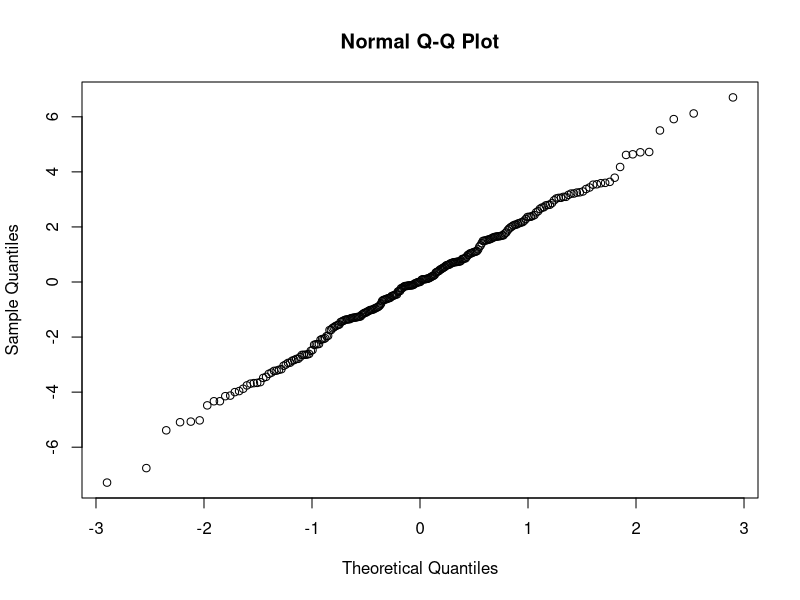
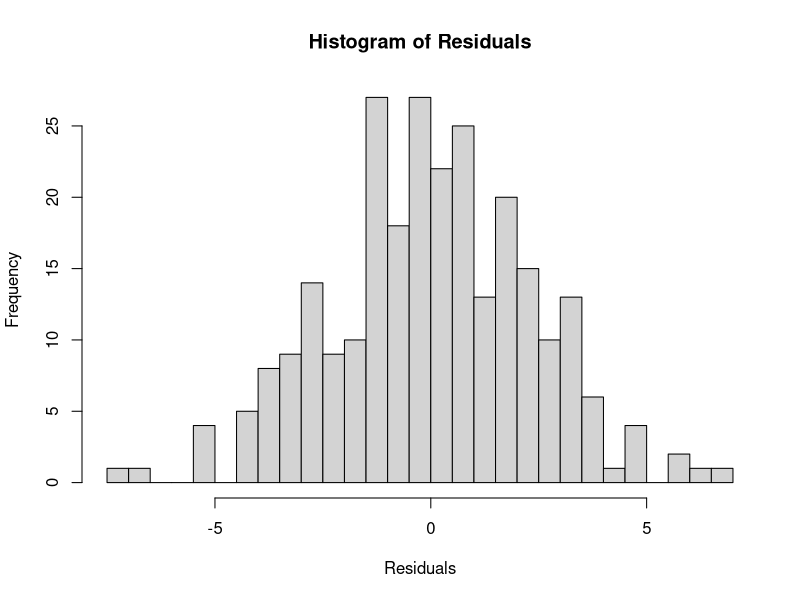
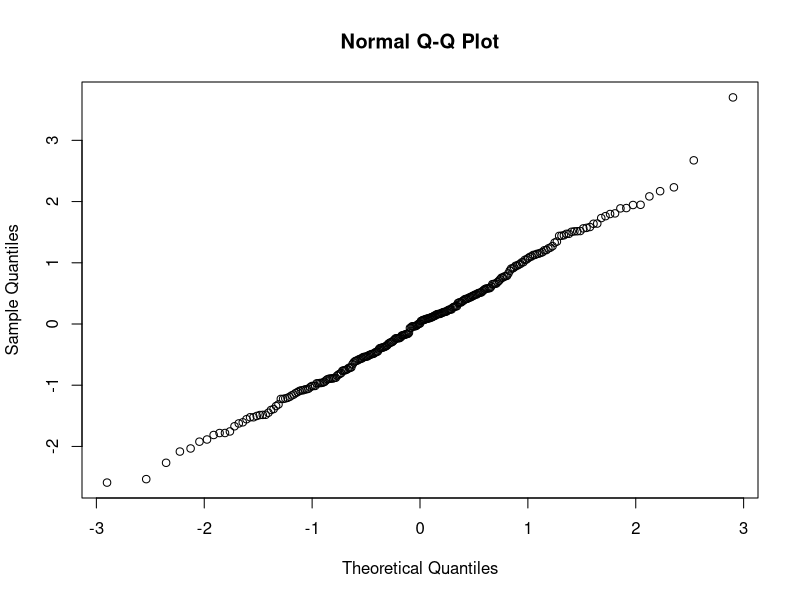
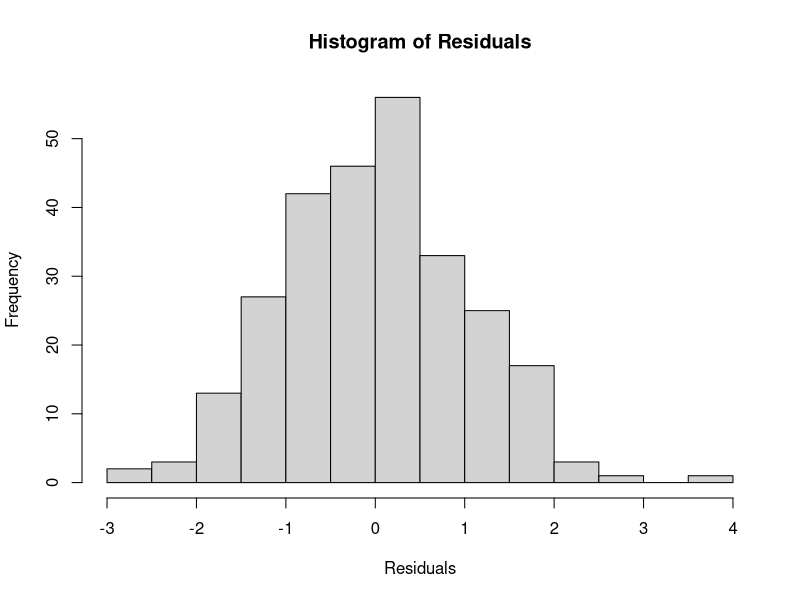
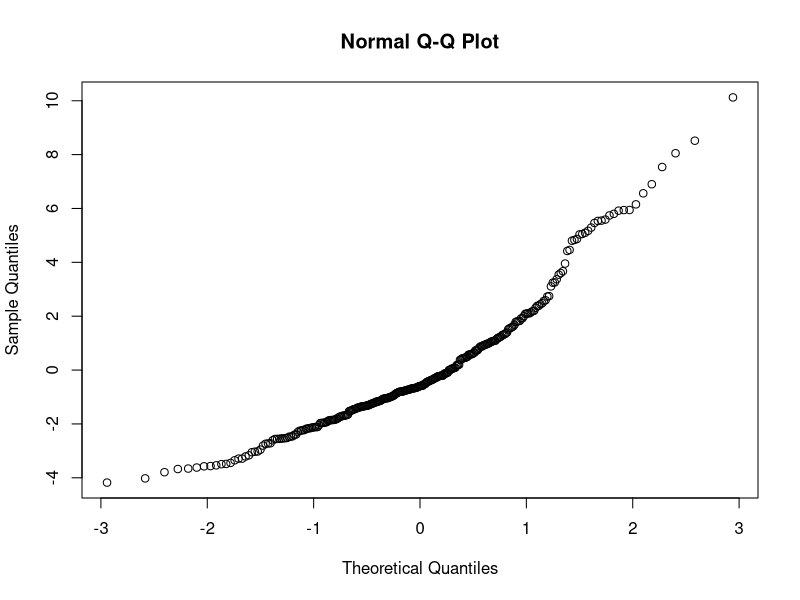
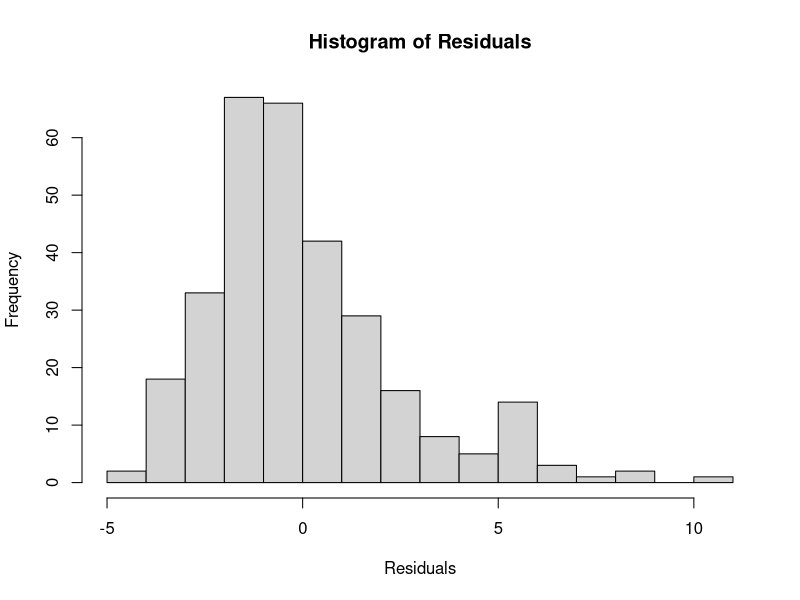
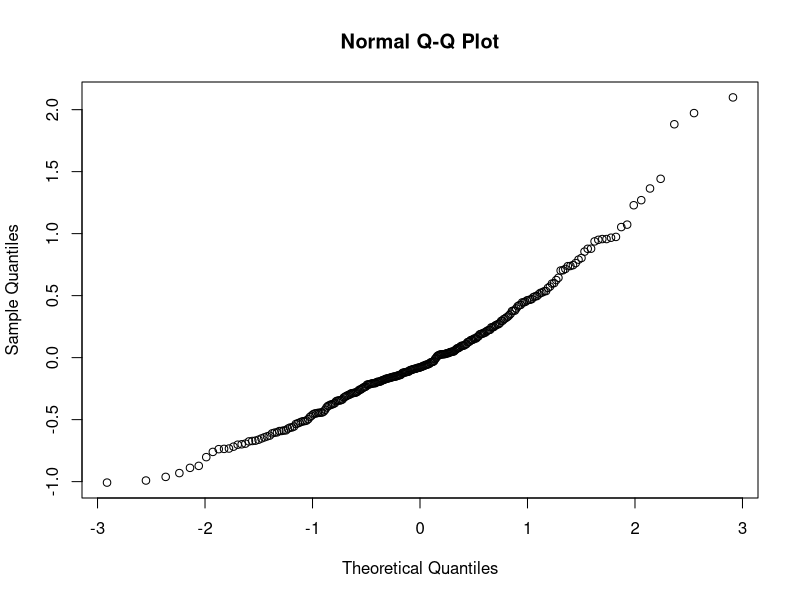
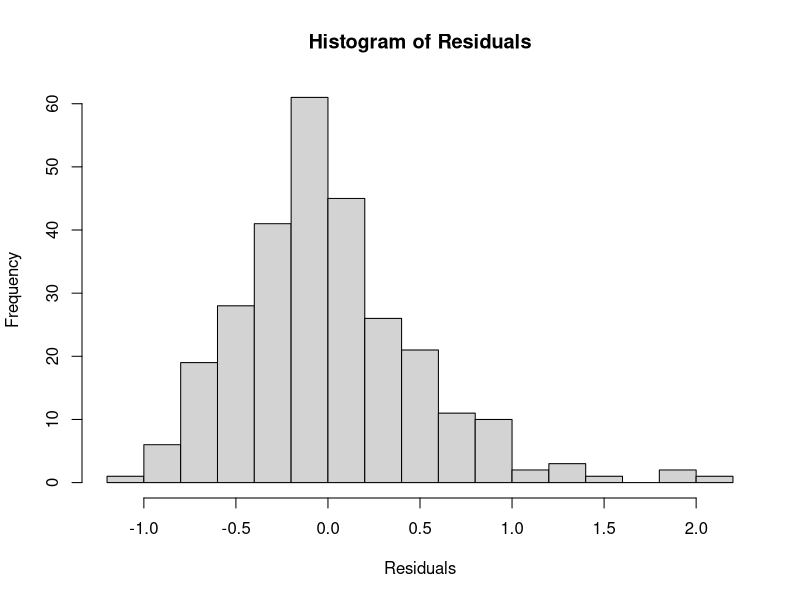

Generate these figures, in order, with R:
## ---- chunk 1
#load packages
library(lme4)
library(tidyverse)
library(lmerTest)
library(car)
## ---- chunk 2
AC_22_fit <- read_csv(here::here("data_sheets", "compiled_sheets", "AC_mastersheet_Fitness-mains_2022.csv"))

AC_22_23_full <- read_csv(here::here("data_sheets", "compiled_sheets", "AC_22_23_full.csv"))
## ---- chunk 3
# Calculate the mean surv_to_flower for each group in AC_22_23_full and add it as a new column
AC_22_23_full <- AC_22_23_full %>%
  group_by(Year, Gen, Transect, Sequence, Donor, Recipient, SegPos) %>%
  mutate(prop_surv_to_flower = mean(surv_to_flower, na.rm = TRUE)) %>%
  ungroup()  # Remove grouping

AC_prop_sample <- AC_22_23_full %>%
  select(c(Year, Gen, Transect, Sequence, Donor, Recipient, SegPos, prop_surv_to_flower))  %>%
    distinct()

AC_22_fit <- AC_22_fit %>%
  left_join(AC_prop_sample %>% select(Year, Gen, Transect, Sequence, Donor, Recipient, SegPos, prop_surv_to_flower),
            by = c("Year", "Gen", "Transect", "Sequence", "Donor", "Recipient"))

# Create the new column
AC_22_fit <- AC_22_fit %>%
  mutate(est_fitness = prop_surv_to_flower * est_fecundity)
## ---- chunk 4
#log scale traits that are highly skewed
AC_22_fit$skel_dryweight_mg_SEG <- log(AC_22_fit$skel_dryweight_mg_SEG)
AC_22_fit$est_fecundity <- sqrt(AC_22_fit$est_fecundity + 1)
AC_22_fit$SLA_SEG <- log(AC_22_fit$SLA_SEG)
AC_22_fit$est_fitness <- sqrt(AC_22_fit$est_fitness)

#mean center the traits of interest
traits <- c("corolla_diam_mm_SEG", "skel_dryweight_mg_SEG", "fl_duration", "est_fecundity", "msm_all", "SLA_SEG", "LMA_SEG", "d13C_SEG","est_fitness")

# Mean center each trait
for (trait in traits) {
  trait_mean <- mean(AC_22_fit[[trait]], na.rm = TRUE)
  AC_22_fit[[paste0(trait, "_centered")]] <- AC_22_fit[[trait]] - trait_mean
}
## ---- chunk 5
# Create the mixed model for corolla area

corolla_model <- lmer(corolla_diam_mm_SEG_centered ~ (1 | Recipient) + (1 | Donor), data = AC_22_fit)

# Check if the model is singular
isSingular(corolla_model) #TRUE, likely due to over-fitting, will not include

corolla_model_2 <- lmer(corolla_diam_mm_SEG_centered ~ (1 | Transect) + (1 | Donor), data = AC_22_fit)

rand(corolla_model_2)#including Donor and Transect as random effects significantly improves the models fit

# Extract residuals from the model
residuals <- resid(corolla_model_2)

# Q-Q plot for normality
qqnorm(residuals) #looks good


# Histogram for normality
hist(residuals, breaks = 20, main = "Histogram of Residuals", xlab = "Residuals") #normal

#use Model 2 (Donor)
## ---- chunk 6


# Create the mixed model for skeleton weight, with skeleton weight log transformed
#skel_model <- lmer((skel_dryweight_mg_SEG_centered) ~ (1 | Recipient) + (1 | Donor), data = AC_22_fit)

skel_model <- lmer((skel_dryweight_mg_SEG_centered) ~ (1 | Donor), data = AC_22_fit)

# Extract residuals from the model
residuals <- resid(skel_model)

# Q-Q plot for normality
qqnorm(residuals) #looks good


# Histogram for normality
hist(residuals, breaks = 20, main = "Histogram of Residuals", xlab = "Residuals") #normal

# Test the significance of the random effects
#rand(skel_model) #none of these random effects significantly improve the model's fit


# Create the mixed model for skeleton weight, with skeleton weight log transformed
#skel_model_2 <- lmer(log(skel_dryweight_mg_SEG_centered) ~ (1 | Recipient) + (1 | Donor), data = AC_22_fit)

# Extract residuals from the model
#residuals <- resid(skel_model_2)

# Q-Q plot for normality
#qqnorm(residuals) #looks good


# Histogram for normality
#hist(residuals, breaks = 20, main = "Histogram of Residuals", xlab = "Residuals") #normal


# Compare models using AIC, BIC, and log-likelihood
#skel_model_comparison <- data.frame(
  #Model = c("skel_model", "skel_model_2"),
  #AIC = c(AIC(skel_model), AIC(skel_model_2)),
  #BIC = c(BIC(skel_model), BIC(skel_model_2)),
 # LogLikelihood = c(logLik(skel_model), logLik(skel_model_2))
#)

# Print model comparison
#print(skel_model_comparison)

#model 2 is the best

## ---- chunk 7
# Create the mixed model for flowering duration
fl_duration_model <- lmer(fl_duration_centered ~ (1 | Recipient) + (1 | Donor), data = AC_22_fit)

# Create the mixed model for flowering duration
fl_duration_model <- lmer(fl_duration_centered ~ (1 | Donor), data = AC_22_fit)

## ---- chunk 8
# Create the mixed model for estimated fecundity, sqrt transforming estimated fecundity
#est_fecundity_model <- lmer((est_fecundity_centered) ~ (1|Transect) + (1 | Recipient) + (1 | Donor), data = AC_22_fit)

est_fecundity_model <- lmer((est_fecundity_centered) ~ (1|Transect) + (1 | Donor), data = AC_22_fit)

# Extract residuals from the model
residuals <- resid(est_fecundity_model)

# Q-Q plot for normality
qqnorm(residuals) #good enough

# Histogram for normality
hist(residuals, breaks = 20, main = "Histogram of Residuals", xlab = "Residuals") #normal-ish

# Test the significance of the random effects
rand(est_fecundity_model) #Transect random effects significantly improve the model's fit

# Create the mixed model for estimated fecundity, sqrt transforming estimated fecundity
#est_fecundity_model_2 <- lmer(sqrt(est_fecundity_centered) ~ (1 | Recipient) + (1 | Donor), data = AC_22_fit)

# Extract residuals from the model
#residuals <- resid(est_fecundity_model_2)

# Q-Q plot for normality
#qqnorm(residuals) #good enough


# Histogram for normality
#hist(residuals, breaks = 20, main = "Histogram of Residuals", xlab = "Residuals") #normal-ish

#compare models
#anova(est_fecundity_model, est_fecundity_model_2)

# Compare models using AIC, BIC, and log-likelihood
#est_fecundity_model_comparison <- data.frame(
  #Model = c("est_fecundity_model", "est_fecundity_model_2"),
  #AIC = c(AIC(est_fecundity_model), AIC(est_fecundity_model_2)),
  #BIC = c(BIC(est_fecundity_model), BIC(est_fecundity_model_2)),
  #LogLikelihood = c(logLik(est_fecundity_model), logLik(est_fecundity_model_2))
#)

# Print model comparison
#print(est_fecundity_model_comparison)

#model 2 is the best
## ---- chunk 9
# Create the mixed model for mean seed mass, log transformed mean seed mass
msm_model <- lmer((msm_all_centered) ~ (1| Transect) + (1 | Recipient) + (1 | Donor), data = AC_22_fit)

# Extract residuals from the model
residuals <- resid(msm_model)

# Q-Q plot for normality
qqnorm(residuals) #good enough

# Histogram for normality
hist(residuals, breaks = 20, main = "Histogram of Residuals", xlab = "Residuals") #normal-ish

# Test the significance of the random effects
rand(msm_model) #none of these random effects significantly improve the model's fit


# Create the mixed model for mean seed mass, log transformed mean seed mass
msm_model_2 <- lmer((msm_all_centered) ~ (1 | Recipient) + (1 | Donor), data = AC_22_fit)

# Extract residuals from the model
residuals <- resid(msm_model_2)

# Q-Q plot for normality
qqnorm(residuals) #good enough

# Histogram for normality
hist(residuals, breaks = 20, main = "Histogram of Residuals", xlab = "Residuals") #normal-ish

#compare models
anova(msm_model, msm_model_2)


# Compare models using AIC, BIC, and log-likelihood
msm_model_comparison <- data.frame(
  Model = c("msm_model", "msm_model_2"),
  AIC = c(AIC(msm_model), AIC(msm_model_2)),
  BIC = c(BIC(msm_model), BIC(msm_model_2)),
  LogLikelihood = c(logLik(msm_model), logLik(msm_model_2))
)

# Print model comparison
print(msm_model_comparison)

#model 2 is the best

## ---- chunk 10
# Create the mixed model for SLA
SLA_model <- lmer((SLA_SEG_centered) ~ (1|Transect) + (1 | Recipient) + (1 | Donor), data = AC_22_fit)

# Extract residuals from the model
residuals <- resid(SLA_model)

# Q-Q plot for normality
qqnorm(residuals) #okay.. 


# Histogram for normality
hist(residuals, breaks = 20, main = "Histogram of Residuals", xlab = "Residuals") #definitely a few outliers, but maybe okay?

# Test the significance of the random effects
rand(SLA_model) #Transect and Recipient significantly improve the models fit

##adding in transect##
# Create the mixed model for SLA
#SLA_model_2 <- lmer(log(SLA_SEG_centered) ~ (1 | Recipient) + (1 | Donor), data = AC_22_fit)

# Extract residuals from the model
#residuals <- resid(SLA_model_2)

# Q-Q plot for normality
#qqnorm(residuals) #okay.. 


# Histogram for normality
#hist(residuals, breaks = 20, main = "Histogram of Residuals", xlab = "Residuals") #definitely a few outliers, but maybe okay?


# Compare models using AIC, BIC, and log-likelihood
#SLA_model_comparison <- data.frame(
  #Model = c("SLA_model", "SLA_model_2"),
  #AIC = c(AIC(SLA_model), AIC(SLA_model_2)),
  #BIC = c(BIC(SLA_model), BIC(SLA_model_2)),
  #LogLikelihood = c(logLik(SLA_model), logLik(SLA_model_2))
#)

# Print model comparison
#print(SLA_model_comparison)

#model 1 is the best

## ---- chunk 11
# Create the mixed model for mean seed mass, log transformed mean seed mass
LMA_model <- lmer(LMA_SEG_centered ~ (1|Transect) + (1 | Recipient) + (1 | Donor), data = AC_22_fit)

LMA_model

# Extract residuals from the model
residuals <- resid(LMA_model)

# Q-Q plot for normality
qqnorm(residuals) #good


# Histogram for normality
hist(residuals, breaks = 20, main = "Histogram of Residuals", xlab = "Residuals") #normal-ish

# Test the significance of the random effects
rand(LMA_model) #Transect significantly improves the models fit


# Create the mixed model for d13C, log transformed mean seed mass
#LMA_model_2 <- lmer(LMA_SEG_centered ~ (1 | Recipient) + (1 | Donor), data = AC_22_fit)

# Extract residuals from the model
#residuals <- resid(LMA_model_2)

# Q-Q plot for normality
#qqnorm(residuals) #good enough


# Histogram for normality
#hist(residuals, breaks = 20, main = "Histogram of Residuals", xlab = "Residuals") #normal-ish

# Compare models using AIC, BIC, and log-likelihood
#LMA_model_comparison <- data.frame(
 # Model = c("LMA_model", "LMA_model_2"),
 # AIC = c(AIC(LMA_model), AIC(LMA_model_2)),
 # BIC = c(BIC(LMA_model), BIC(LMA_model_2)),
 # LogLikelihood = c(logLik(LMA_model), logLik(LMA_model_2))
#)

# Print model comparison
#print(LMA_model_comparison)

#model 1 is the best
## ---- chunk 12
# Create the mixed model for d13C, log transformed mean seed mass
d13C_model <- lmer(d13C_SEG_centered ~ (1|Transect) + (1 | Recipient) + (1 | Donor), data = AC_22_fit)

# Extract residuals from the model
residuals <- resid(d13C_model)

# Q-Q plot for normality
qqnorm(residuals) #good enough

# Histogram for normality
hist(residuals, breaks = 20, main = "Histogram of Residuals", xlab = "Residuals") #normal-ish

# Test the significance of the random effects
rand(d13C_model) #all Random effects significantly improve the models fit!


# Create the mixed model for d13C, log transformed mean seed mass
#d13C_model_2 <- lmer(d13C_SEG_centered ~ (1 | Recipient) + (1 | Donor), data = AC_22_fit)

# Extract residuals from the model
#residuals <- resid(d13C_model_2)

# Q-Q plot for normality
#qqnorm(residuals) #good enough


# Histogram for normality
#hist(residuals, breaks = 20, main = "Histogram of Residuals", xlab = "Residuals") #normal-ish

# Compare models using AIC, BIC, and log-likelihood
#d13C_model_comparison <- data.frame(
  #Model = c("d13C_model", "d13C_model_2"),
  #AIC = c(AIC(d13C_model), AIC(d13C_model_2)),
  #BIC = c(BIC(d13C_model), BIC(d13C_model_2)),
  #LogLikelihood = c(logLik(d13C_model), logLik(d13C_model_2))
#)

# Print model comparison
#print(d13C_model_comparison)

#model 1 is the best

## ---- chunk 13
# Create the mixed model for d13C, log transformed mean seed mass
est_fitness_model <- lmer(est_fitness_centered ~ (1|Transect) + (1 | Recipient) + (1 | Donor), data = AC_22_fit)

est_fitness_model

# Extract residuals from the model
residuals <- resid(est_fitness_model)

# Q-Q plot for normality
qqnorm(residuals) #good enough

# Histogram for normality
hist(residuals, breaks = 20, main = "Histogram of Residuals", xlab = "Residuals") #normal-ish

# Test the significance of the random effects
rand(est_fitness_model) #all Random effects significantly improve the models fit!

## ---- chunk 14
# Function to round values to a specified number of significant digits
round_df <- function(df, digits) {
  df[] <- lapply(df, function(x) if(is.numeric(x)) signif(x, digits) else x)
  return(df)
}

# Function to extract variance components and calculate required values
calculate_variances <- function(model, trait_name) {
  var_components <- as.data.frame(VarCorr(model))
  
  # Initialize variables
  V_mat <- NA
  V_sd_mat <- NA
  Va_mat <- NA
  V_pat <- NA
  V_sd_pat <- NA
  Va_pat <- NA
  res_var <- NA
  Vp <- NA
  Vp_sd <- NA
  h2 <- NA
  
  # Check if "Recipient" is included as a random effect
  if ("Recipient" %in% var_components$grp) {
    V_mat <- var_components$vcov[var_components$grp == "Recipient"]
    V_sd_mat <- sqrt(V_mat)
    Va_mat <- V_mat * 4
  }
  
  # Calculate other variance components
  if ("Donor" %in% var_components$grp) {
    V_pat <- var_components$vcov[var_components$grp == "Donor"]
    V_sd_pat <- sqrt(V_pat)
    Va_pat <- V_pat * 4
  }
  
  if ("Residual" %in% var_components$grp) {
    res_var <- var_components$vcov[var_components$grp == "Residual"]
  }
  
  # Calculate total phenotypic variance and narrow-sense heritability if components are available
  if (!is.na(Va_mat) & !is.na(Va_pat) & !is.na(res_var)) {
    Vp <- Va_mat + Va_pat + res_var
    Vp_sd <- sqrt(Vp)
    h2 <- Va_pat / Vp  # assumed calculation
  }
  
  # Extract the number of observations
  n_obs <- nobs(model)
  
  # Create the dataframe and add the traits column
  df <- data.frame(traits = trait_name, V_mat, V_sd_mat, Va_mat, V_pat, V_sd_pat, Va_pat, Vp, Vp_sd, h2, n_obs)
  
  # Round the dataframe values to four significant digits
  df <- round_df(df, 4)
  
  return(df)
}

# Calculate variances for each model and add trait names
skel_variances <- calculate_variances(skel_model, "skel_biomass_mg")
est_fecundity_variances <- calculate_variances(est_fecundity_model, "estimated_fecundity")
msm_variances <- calculate_variances(msm_model_2, "mean_seed_mass")
SLA_variances <- calculate_variances(SLA_model, "SLA")
LMA_variances <- calculate_variances(LMA_model, "LMA")
d13C_variances <- calculate_variances(d13C_model, "delta_C_13")
est_fitness_variances <- calculate_variances(est_fitness_model, "est_fitness")

# Combine the results into a single dataframe
variance_AC_2022 <- rbind(
  skel_variances,
  d13C_variances,
  est_fecundity_variances,
  msm_variances,
  SLA_variances,
  est_fitness_variances
)

# Print the dataframe
print(variance_AC_2022)

## ---- chunk 15
#Save the csv file if you want
write_csv(x = variance_AC_2022, here::here("data_sheets", "compiled_sheets", "AC_Va_h2_R_2022.csv"))
